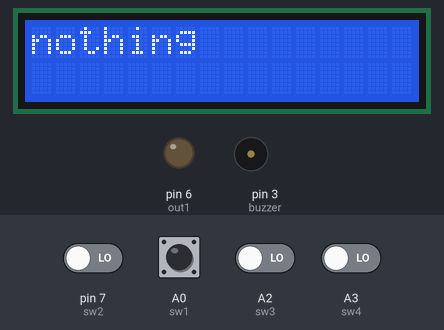
A sketch run on a simulated Arduino Uno, built with avr-gcc and run on an emulated ATmega328P. Parts: 16×2 character LCD, output pins drawn as LEDs (lit = HIGH), buzzer (waves = sounding, pin HIGH). The inputs (shaded band) are chosen by the test bench; at power-on: A0 (sw1) HIGH, A2 (sw3), A3 (sw4), pin 7 (sw2) LOW. What the sketch prints to the serial monitor is not drawn.

Above: at 4.6 s.
4.7 s: pin 7 (sw2) driven HIGH and A2 (sw3) driven HIGH
At 6.8 s:
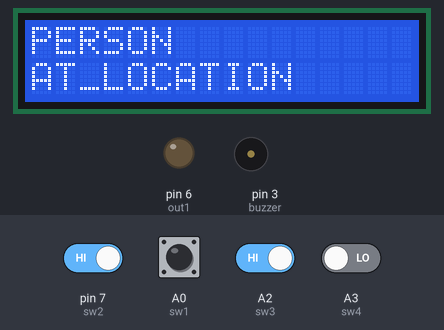
10.6 s: pin 7 (sw2) driven LOW
At 13.1 s:
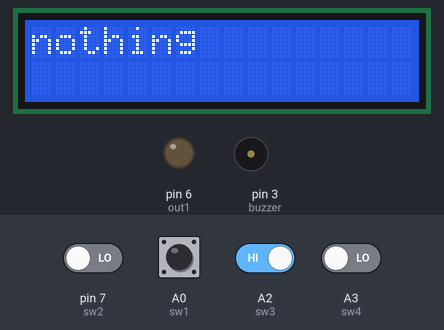
16.5 s: pin 7 (sw2) driven HIGH
At 18.8 s:
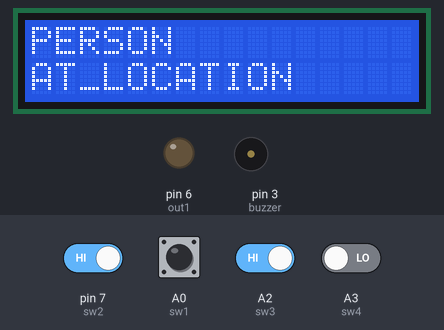
22.4 s: pin 7 (sw2) driven LOW and A3 (sw4) driven HIGH
At 27.2 s:
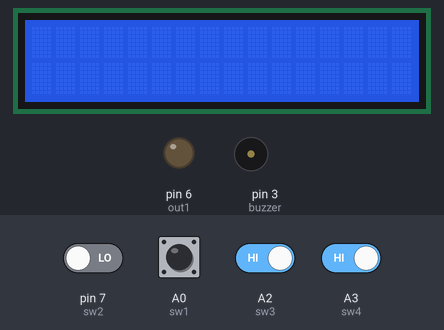
Timing chart, 0 to 28.6 s (numbered marks = the images above; inputs shaded):
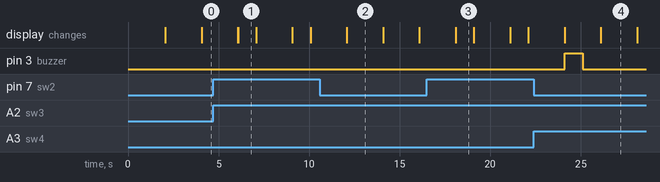

Measured:
- after the input at 4.7 s, the display: first differs from a run without the input after 1.4 s (image 1)
- after the input at 10.6 s, the display: changes after 1.5 s (image 2)
- after the input at 16.5 s, the display: first differs from a run without the input after 1.6 s (image 3)
- after the input at 22.4 s, pin 3 (buzzer): LOW → HIGH after 1.7 s, → LOW 1.0 s later; the display: first changes after 1.7 s (image 4 shows a later state)
- what the display in image 1 shows lasts 1.0 s, from 6.1 s to 7.1 s
- what the display in image 2 shows lasts 2.0 s, from 12.1 s to 14.1 s

The sketch:

final_year_project.ino
```cpp
#include <LiquidCrystal.h>
#include<SoftwareSerial.h>
const int rs = 13, en = 12, d4 = 11, d5 = 10, d6 = 9, d7 = 8;
LiquidCrystal lcd(13,12,11,10,9,8);
int sw1 =A0;
int sw2 =7;
int sw3 =A2;
int sw4 =A3;
int out1=6;
int buzzer=3;


void setup()
{
  pinMode(sw1,INPUT);
  pinMode(sw2,INPUT);
  pinMode(sw3,INPUT);
  pinMode(sw4,INPUT);
  pinMode(out1,OUTPUT);
  pinMode(buzzer,OUTPUT);

//  pinMode(out2,OUTPUT);

  Serial.begin(9600);
  lcd.begin(16,2);
    lcd.setCursor(0, 0);
      lcd.print("NO _CONNECTIVITY");
      Serial.print("NO_CONNECTIVITY");
      lcd.setCursor(0, 1);
      lcd.print("ZONE");delay(2000);

}
void loop()
{


    if((digitalRead(sw1)==LOW) && (digitalRead(sw2)==HIGH) && (digitalRead(sw3)==HIGH) && (digitalRead(sw4)==HIGH))
  {

    lcd.setCursor(0, 0);
    lcd.print("PERSON");
    Serial.print("PERSON_WAS");
    lcd.setCursor(0, 1);
    lcd.print("SAFE");
    Serial.println("SAFE");
    delay(1000);
     lcd.clear();
    delay(2000);
  }
  if((digitalRead(sw1)==HIGH) && (digitalRead(sw2)==LOW) && (digitalRead(sw3)==HIGH) && (digitalRead(sw4)==HIGH))
  {
   // count = 6;
   // sped=150;
    lcd.setCursor(0, 0);
    lcd.print("PERSON_IS_IN_danger_lat:17.4613 long:78.6942");
    Serial.println("PERSON_IS_IN_danger_lat:17.4613 long:78.694");
    lcd.setCursor(0, 1);
     digitalWrite(buzzer,HIGH);delay(1000);digitalWrite(buzzer,LOW);
    delay(1000);
     lcd.clear();
    delay(2000);
  }
  if((digitalRead(sw1)==HIGH) && (digitalRead(sw2)==HIGH) && (digitalRead(sw3)==LOW) && (digitalRead(sw4)==HIGH))
  {
   // count = 4;
   // sped=100;
    lcd.setCursor(0, 0);
    lcd.print("PERSON IS");
    Serial.println("PERSON_IS");
    lcd.setCursor(0, 1);
    lcd.print("IN STREET");
    Serial.println("IN_STREET");
    delay(1000);
     lcd.clear();
    delay(2000);
  }
  if((digitalRead(sw1)==HIGH) && (digitalRead(sw2)==HIGH) && (digitalRead(sw3)==HIGH) && (digitalRead(sw4)==LOW))
  {

    lcd.setCursor(0, 0);
    lcd.print("PERSON");Serial.println("PERSON");
    lcd.setCursor(0, 1);
    lcd.print("AT_LOCATION");
    Serial.println("AT_LOCATION");
    delay(1000);
     lcd.clear();
    delay(2000);
  }
  else
  {
    lcd.print("nothing");

    delay(2000);
    lcd.clear();
  }


  }
```
